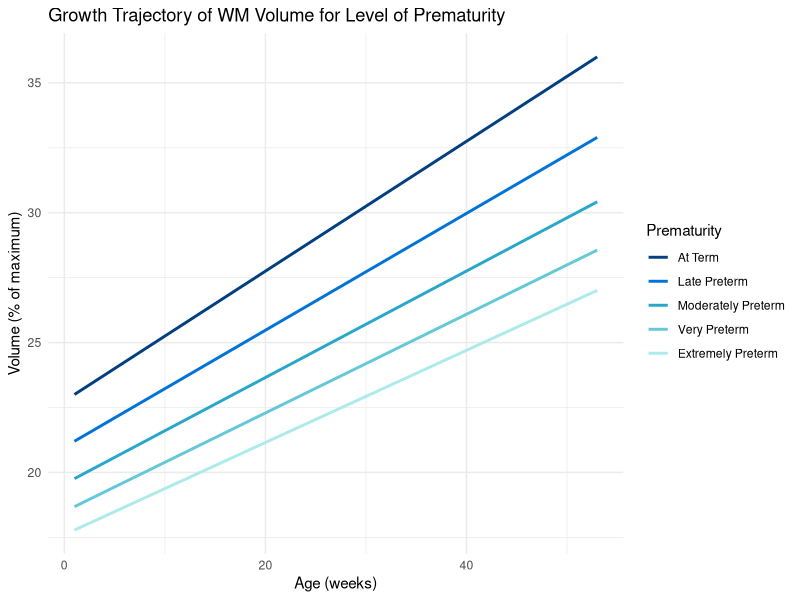

This chart was generated by the following R code:
#Simulation of Brain Growth Charts for First Year of Life, Stratified by Prematurity Status
#Assuming WM growth follows an approx linear trajectory
#Code generated with assistance from ChatGPT


# Install and load required packages
if (!requireNamespace("tidyverse", quietly = TRUE)) {
  install.packages("tidyverse")
}
library(tidyverse)

# Set seed for reproducibility
set.seed(123)

# Function to generate base dataset for wm_volume
generate_base_data <- function() {
  data.frame(
    age_weeks = seq(1, 53, by = 1),
    wm_volume = seq(27, 40, length.out = 53) + rnorm(53, mean = 1, sd = 0)
  )
}

# Function to generate datasets with different age offsets and adjusted growth rates
generate_offset_datasets <- function(base_data, offsets) {
  datasets <- list()
  for (offset in offsets) {
    datasets[[as.character(offset)]] <- base_data %>%
      mutate(dataset = as.character(offset),
             wm_volume = offset * wm_volume - (offset*10-5))  # Adjust growth rate and starting value
  }
  datasets
}

# # Function to generate datasets with different age offsets
# generate_offset_datasets <- function(base_data, offsets) {
#   datasets <- list()
#   for (offset in offsets) {
#     datasets[[as.character(offset)]] <- base_data %>%
#       mutate(dataset = as.character(offset),
#              wm_volume = wm_volume - offset)
#   }
#   datasets
# }

# Generate base dataset for wm_volume
base_data <- generate_base_data()

# Generate datasets with different age offsets
offsets <- c(0.71, 0.76, 0.82, 0.9, 1)
offset_datasets <- generate_offset_datasets(base_data, offsets)

# Combine datasets into one
all_data <- bind_rows(offset_datasets)

# Calculate percent max value of wm_volume across all datasets
all_data <- all_data %>%
  group_by(dataset)%>%
  mutate(wm_percent_max = wm_volume / max(wm_volume) * 100)%>% ungroup()

# # Calculate percent max value of wm_volume within each dataset
# all_data <- all_data %>%
#   group_by(dataset) %>%
#   mutate(wm_percent_max = wm_volume / max(wm_volume) * 100) %>%
#   ungroup()

# Plot wm_volume against percent max value with color mapping
ggplot(all_data, aes(x = age_weeks, y = wm_volume, color = factor(dataset, levels = c("0.71", "0.76", "0.82", "0.9", "1")))) +
  geom_line(size = 1) +
  scale_color_manual(values = c("0.71" = "#ADEAEA", "0.76" = "#64C8D8", "0.82" = "#29A7CA", "0.9" = "#0073D9", "1" = "#004080"),
                     labels=c('Extremely Preterm', 'Very Preterm', 'Moderately Preterm','Late Preterm', 'At Term')) +
  labs(title = "Growth Trajectory of WM Volume for Level of Prematurity",
       x = "Age (weeks)", y = "Volume (% of maximum)") +
  theme_minimal() +
  guides(color = guide_legend(title = "Prematurity",
                              reverse = TRUE,
                              labels = c("0.71" = "Extremely Preterm",
                                         "0.76" = "Very Preterm",
                                         "0.82" = "Moderately Preterm",
                                         "0.9" = "Late Preterm",
                                         "1" = "At Term")))
